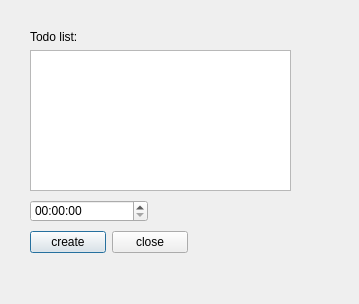
<?xml version="1.0" encoding="UTF-8"?>
<ui version="4.0">
 <class>Dialog</class>
 <widget class="QDialog" name="Dialog">
  <property name="geometry">
   <rect>
    <x>0</x>
    <y>0</y>
    <width>359</width>
    <height>304</height>
   </rect>
  </property>
  <property name="windowTitle">
   <string>Dialog</string>
  </property>
  <widget class="QTextEdit" name="todo">
   <property name="geometry">
    <rect>
     <x>30</x>
     <y>50</y>
     <width>261</width>
     <height>141</height>
    </rect>
   </property>
  </widget>
  <widget class="QLabel" name="label">
   <property name="geometry">
    <rect>
     <x>30</x>
     <y>30</y>
     <width>47</width>
     <height>13</height>
    </rect>
   </property>
   <property name="text">
    <string>Todo list:</string>
   </property>
  </widget>
  <widget class="QTimeEdit" name="time">
   <property name="geometry">
    <rect>
     <x>30</x>
     <y>200</y>
     <width>118</width>
     <height>22</height>
    </rect>
   </property>
  </widget>
  <widget class="QLabel" name="invalidator">
   <property name="geometry">
    <rect>
     <x>30</x>
     <y>260</y>
     <width>311</width>
     <height>31</height>
    </rect>
   </property>
   <property name="text">
    <string/>
   </property>
  </widget>
  <widget class="QWidget" name="layoutWidget">
   <property name="geometry">
    <rect>
     <x>30</x>
     <y>230</y>
     <width>158</width>
     <height>25</height>
    </rect>
   </property>
   <layout class="QHBoxLayout" name="horizontalLayout_2">
    <item>
     <widget class="QPushButton" name="make">
      <property name="text">
       <string>create</string>
      </property>
     </widget>
    </item>
    <item>
     <widget class="QPushButton" name="close">
      <property name="text">
       <string>close</string>
      </property>
     </widget>
    </item>
   </layout>
  </widget>
 </widget>
 <resources/>
 <connections/>
</ui>
